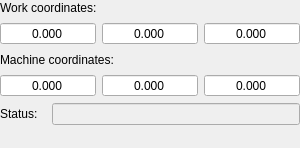
<?xml version="1.0" encoding="UTF-8"?>
<ui version="4.0">
 <class>partMainState</class>
 <widget class="QWidget" name="partMainState">
  <property name="geometry">
   <rect>
    <x>0</x>
    <y>0</y>
    <width>300</width>
    <height>148</height>
   </rect>
  </property>
  <property name="sizePolicy">
   <sizepolicy hsizetype="Minimum" vsizetype="Minimum">
    <horstretch>0</horstretch>
    <verstretch>0</verstretch>
   </sizepolicy>
  </property>
  <property name="minimumSize">
   <size>
    <width>0</width>
    <height>148</height>
   </size>
  </property>
  <property name="maximumSize">
   <size>
    <width>16777215</width>
    <height>148</height>
   </size>
  </property>
  <property name="windowTitle">
   <string>Form</string>
  </property>
  <layout class="QVBoxLayout" name="verticalLayout">
   <property name="leftMargin">
    <number>0</number>
   </property>
   <property name="topMargin">
    <number>0</number>
   </property>
   <property name="rightMargin">
    <number>0</number>
   </property>
   <property name="bottomMargin">
    <number>0</number>
   </property>
   <item>
    <layout class="QVBoxLayout" name="workLayout">
     <item>
      <layout class="QHBoxLayout" name="horizontalLayout_9">
       <item>
        <widget class="QLabel" name="label">
         <property name="text">
          <string>Work coordinates:</string>
         </property>
        </widget>
       </item>
      </layout>
     </item>
     <item>
      <layout class="QHBoxLayout" name="horizontalLayout">
       <item>
        <widget class="QDoubleSpinBox" name="txtWX">
         <property name="sizePolicy">
          <sizepolicy hsizetype="Expanding" vsizetype="Fixed">
           <horstretch>0</horstretch>
           <verstretch>0</verstretch>
          </sizepolicy>
         </property>
         <property name="toolTip">
          <string>X</string>
         </property>
         <property name="alignment">
          <set>Qt::AlignmentFlag::AlignCenter</set>
         </property>
         <property name="readOnly">
          <bool>true</bool>
         </property>
         <property name="buttonSymbols">
          <enum>QAbstractSpinBox::ButtonSymbols::NoButtons</enum>
         </property>
         <property name="decimals">
          <number>3</number>
         </property>
         <property name="minimum">
          <double>-9999.000000000000000</double>
         </property>
         <property name="maximum">
          <double>9999.000000000000000</double>
         </property>
         <property name="value">
          <double>0.000000000000000</double>
         </property>
        </widget>
       </item>
       <item>
        <widget class="QDoubleSpinBox" name="txtWY">
         <property name="sizePolicy">
          <sizepolicy hsizetype="Expanding" vsizetype="Fixed">
           <horstretch>0</horstretch>
           <verstretch>0</verstretch>
          </sizepolicy>
         </property>
         <property name="toolTip">
          <string>Y</string>
         </property>
         <property name="alignment">
          <set>Qt::AlignmentFlag::AlignCenter</set>
         </property>
         <property name="readOnly">
          <bool>true</bool>
         </property>
         <property name="buttonSymbols">
          <enum>QAbstractSpinBox::ButtonSymbols::NoButtons</enum>
         </property>
         <property name="decimals">
          <number>3</number>
         </property>
         <property name="minimum">
          <double>-9999.000000000000000</double>
         </property>
         <property name="maximum">
          <double>9999.000000000000000</double>
         </property>
         <property name="value">
          <double>0.000000000000000</double>
         </property>
        </widget>
       </item>
       <item>
        <widget class="QDoubleSpinBox" name="txtWZ">
         <property name="sizePolicy">
          <sizepolicy hsizetype="Expanding" vsizetype="Fixed">
           <horstretch>0</horstretch>
           <verstretch>0</verstretch>
          </sizepolicy>
         </property>
         <property name="toolTip">
          <string>Z</string>
         </property>
         <property name="alignment">
          <set>Qt::AlignmentFlag::AlignCenter</set>
         </property>
         <property name="readOnly">
          <bool>true</bool>
         </property>
         <property name="buttonSymbols">
          <enum>QAbstractSpinBox::ButtonSymbols::NoButtons</enum>
         </property>
         <property name="decimals">
          <number>3</number>
         </property>
         <property name="minimum">
          <double>-9999.000000000000000</double>
         </property>
         <property name="maximum">
          <double>9999.000000000000000</double>
         </property>
         <property name="value">
          <double>0.000000000000000</double>
         </property>
        </widget>
       </item>
      </layout>
     </item>
    </layout>
   </item>
   <item>
    <layout class="QVBoxLayout" name="machineLayout">
     <item>
      <layout class="QHBoxLayout" name="horizontalLayout_10">
       <item>
        <widget class="QLabel" name="label_2">
         <property name="text">
          <string>Machine coordinates:</string>
         </property>
        </widget>
       </item>
      </layout>
     </item>
     <item>
      <layout class="QHBoxLayout" name="horizontalLayout_3">
       <item>
        <widget class="QDoubleSpinBox" name="txtMX">
         <property name="sizePolicy">
          <sizepolicy hsizetype="Expanding" vsizetype="Fixed">
           <horstretch>0</horstretch>
           <verstretch>0</verstretch>
          </sizepolicy>
         </property>
         <property name="toolTip">
          <string>X</string>
         </property>
         <property name="alignment">
          <set>Qt::AlignmentFlag::AlignCenter</set>
         </property>
         <property name="readOnly">
          <bool>true</bool>
         </property>
         <property name="buttonSymbols">
          <enum>QAbstractSpinBox::ButtonSymbols::NoButtons</enum>
         </property>
         <property name="decimals">
          <number>3</number>
         </property>
         <property name="minimum">
          <double>-9999.000000000000000</double>
         </property>
         <property name="maximum">
          <double>9999.000000000000000</double>
         </property>
         <property name="value">
          <double>0.000000000000000</double>
         </property>
        </widget>
       </item>
       <item>
        <widget class="QDoubleSpinBox" name="txtMY">
         <property name="sizePolicy">
          <sizepolicy hsizetype="Expanding" vsizetype="Fixed">
           <horstretch>0</horstretch>
           <verstretch>0</verstretch>
          </sizepolicy>
         </property>
         <property name="toolTip">
          <string>Y</string>
         </property>
         <property name="alignment">
          <set>Qt::AlignmentFlag::AlignCenter</set>
         </property>
         <property name="readOnly">
          <bool>true</bool>
         </property>
         <property name="buttonSymbols">
          <enum>QAbstractSpinBox::ButtonSymbols::NoButtons</enum>
         </property>
         <property name="decimals">
          <number>3</number>
         </property>
         <property name="minimum">
          <double>-9999.000000000000000</double>
         </property>
         <property name="maximum">
          <double>9999.000000000000000</double>
         </property>
         <property name="value">
          <double>0.000000000000000</double>
         </property>
        </widget>
       </item>
       <item>
        <widget class="QDoubleSpinBox" name="txtMZ">
         <property name="sizePolicy">
          <sizepolicy hsizetype="Expanding" vsizetype="Fixed">
           <horstretch>0</horstretch>
           <verstretch>0</verstretch>
          </sizepolicy>
         </property>
         <property name="toolTip">
          <string>Z</string>
         </property>
         <property name="alignment">
          <set>Qt::AlignmentFlag::AlignCenter</set>
         </property>
         <property name="readOnly">
          <bool>true</bool>
         </property>
         <property name="buttonSymbols">
          <enum>QAbstractSpinBox::ButtonSymbols::NoButtons</enum>
         </property>
         <property name="decimals">
          <number>3</number>
         </property>
         <property name="minimum">
          <double>-9999.000000000000000</double>
         </property>
         <property name="maximum">
          <double>9999.000000000000000</double>
         </property>
         <property name="value">
          <double>0.000000000000000</double>
         </property>
        </widget>
       </item>
      </layout>
     </item>
    </layout>
   </item>
   <item>
    <layout class="QFormLayout" name="statusLayout">
     <property name="fieldGrowthPolicy">
      <enum>QFormLayout::FieldGrowthPolicy::AllNonFixedFieldsGrow</enum>
     </property>
     <property name="rowWrapPolicy">
      <enum>QFormLayout::RowWrapPolicy::DontWrapRows</enum>
     </property>
     <property name="horizontalSpacing">
      <number>14</number>
     </property>
     <item row="0" column="0">
      <widget class="QLabel" name="Label">
       <property name="text">
        <string>Status:</string>
       </property>
      </widget>
     </item>
     <item row="0" column="1">
      <widget class="QLineEdit" name="txtStatus">
       <property name="enabled">
        <bool>false</bool>
       </property>
       <property name="acceptDrops">
        <bool>false</bool>
       </property>
       <property name="styleSheet">
        <string notr="true">QLineEdit {color: palette(text);}</string>
       </property>
       <property name="alignment">
        <set>Qt::AlignmentFlag::AlignCenter</set>
       </property>
       <property name="readOnly">
        <bool>true</bool>
       </property>
       <property name="status" stdset="0">
        <string/>
       </property>
      </widget>
     </item>
    </layout>
   </item>
  </layout>
 </widget>
 <resources/>
 <connections/>
</ui>
